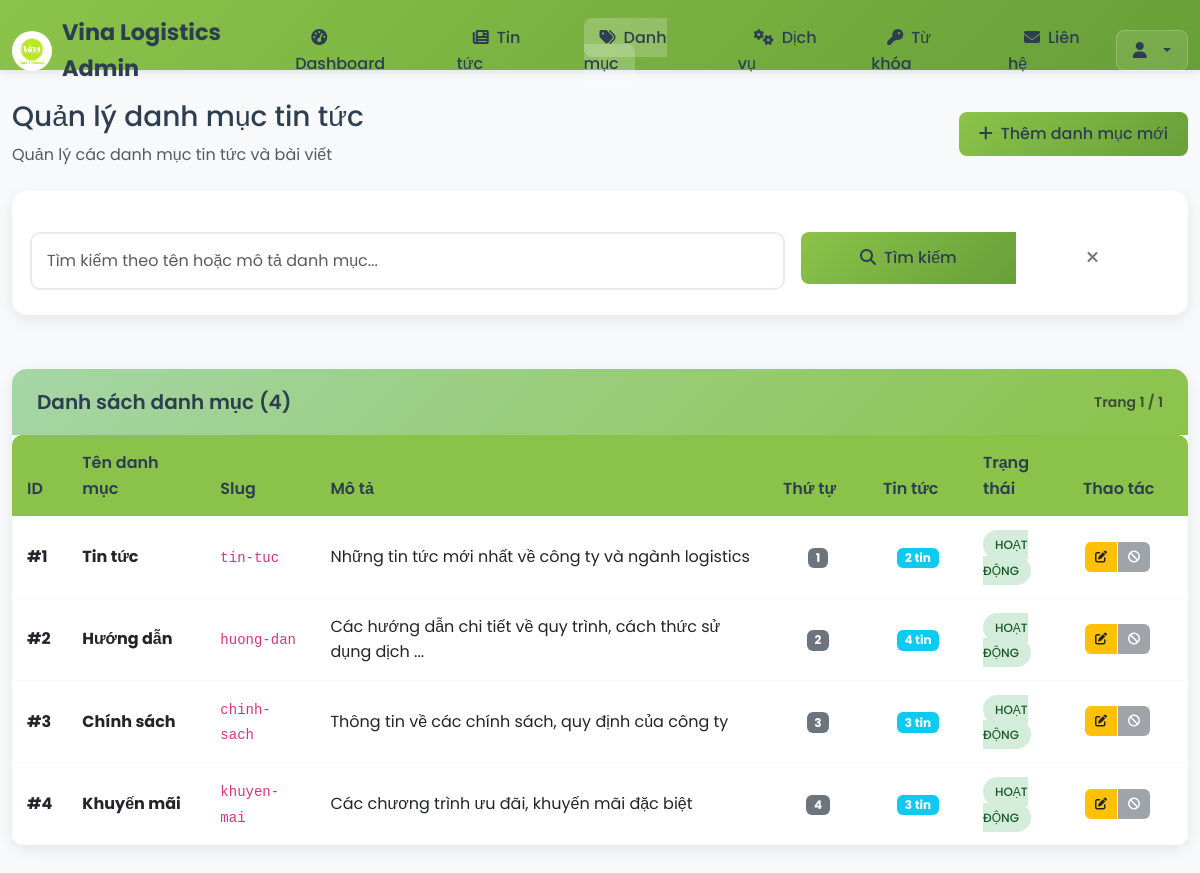
/admin/categories.php (signed in), run on the app's committed database.
### tables this page shows
CREATE TABLE news_categories (
  id int(11) NOT NULL AUTO_INCREMENT,
  name varchar(100) NOT NULL,
  slug varchar(100) NOT NULL UNIQUE,
  description text DEFAULT NULL,
  sort_order int(11) DEFAULT 0,
  status enum('active','inactive') DEFAULT 'active',
  created_at timestamp NOT NULL DEFAULT CURRENT_TIMESTAMP,
  PRIMARY KEY (id),
  INDEX idx_slug (slug),
  INDEX idx_status (status),
  INDEX idx_sort (sort_order)
);

### admin/categories.php (the view, shortened to what this page needs)
<?php
require_once 'config.php';
$page = isset($_GET['page']) ? (int)$_GET['page'] : 1;
$offset = ($page - 1) * ITEMS_PER_PAGE;
$search = $_GET['search'] ?? '';
$whereClause = '';
$params = [];
$countSql = "SELECT COUNT(*) FROM news_categories $whereClause";
$stmt = $pdo->prepare($countSql);
$stmt->execute($params);
$totalItems = $stmt->fetchColumn();
$totalPages = ceil($totalItems / ITEMS_PER_PAGE);
$sql = "SELECT nc.*,
               (SELECT COUNT(*) FROM news WHERE category_id = nc.id) as news_count
        FROM news_categories nc
        $whereClause
        ORDER BY nc.sort_order ASC, nc.name ASC
        LIMIT " . ITEMS_PER_PAGE . " OFFSET $offset";
$stmt = $pdo->prepare($sql);
$stmt->execute($params);
$categories = $stmt->fetchAll(PDO::FETCH_ASSOC);
include 'includes/header.php';
?>
<div class="row mb-4">
    <div class="col-12">
        <div class="d-flex justify-content-between align-items-center">
            <div>
                <h1 class="h3 mb-2">Quản lý danh mục tin tức</h1>
                <p class="text-muted mb-0">Quản lý các danh mục tin tức và bài viết</p>
            </div>
            <a href="categories-add.php" class="btn btn-admin-primary">
                <i class="fas fa-plus me-2"></i>Thêm danh mục mới
            </a>
        </div>
    </div>
</div>
<div class="row mb-4">
    <div class="col-12">
        <div class="admin-card">
            <div class="card-body">
                <form method="GET" class="row g-3">
                    <div class="col-md-8">
                        <input type="text" class="form-control" name="search"
                               placeholder="Tìm kiếm theo tên hoặc mô tả danh mục..."
                               value="<?php echo htmlspecialchars($search); ?>">
                    </div>
                    <div class="col-md-4">
                        <div class="btn-group w-100">
                            <button type="submit" class="btn btn-admin-primary">
                                <i class="fas fa-search me-2"></i>Tìm kiếm
                            </button>
                            <a href="categories.php" class="btn btn-outline-secondary">
                                <i class="fas fa-times"></i>
                            </a>
                        </div>
                    </div>
                </form>
            </div>
        </div>
    </div>
</div>
<div class="row">
    <div class="col-12">
        <div class="admin-card">
            <div class="card-header d-flex justify-content-between align-items-center">
                <h5 class="mb-0">Danh sách danh mục (<?php echo number_format($totalItems); ?>)</h5>
                <small class="text-muted">Trang <?php echo $page; ?> / <?php echo $totalPages; ?></small>
            </div>
            <div class="card-body p-0">
                <?php if ($categories): ?>
                    <div class="table-responsive">
                        <table class="table table-admin mb-0" id="categoriesTable">
                            <thead>
                                <tr>
                                    <th width="50">ID</th>
                                    <th>Tên danh mục</th>
                                    <th>Slug</th>
                                    <th>Mô tả</th>
                                    <th width="100">Thứ tự</th>
                                    <th width="100">Tin tức</th>
                                    <th width="100">Trạng thái</th>
                                    <th width="120">Thao tác</th>
                                </tr>
                            </thead>
                            <tbody>
                                <?php foreach ($categories as $category): ?>
                                    <tr>
                                        <td><strong>#<?php echo $category['id']; ?></strong></td>
                                        <td>
                                            <strong><?php echo htmlspecialchars($category['name']); ?></strong>
                                        </td>
                                        <td>
                                            <code><?php echo htmlspecialchars($category['slug']); ?></code>
                                        </td>
                                        <td>
                                            <?php
                                            $description = htmlspecialchars($category['description']);
                                            echo $description ? (strlen($description) > 80 ? substr($description, 0, 80) . '...' : $description) : '<em class="text-muted">Không có mô tả</em>';
                                            ?>
                                        </td>
                                        <td class="text-center">
                                            <span class="badge bg-secondary"><?php echo $category['sort_order']; ?></span>
                                        </td>
                                        <td class="text-center">
                                            <?php if ($category['news_count'] > 0): ?>
                                                <a href="news.php?category=<?php echo $category['id']; ?>" class="badge bg-info text-decoration-none">
                                                    <?php echo $category['news_count']; ?> tin
                                                </a>
                                            <?php else: ?>
                                                <span class="text-muted">0 tin</span>
                                            <?php endif; ?>
                                        </td>
                                        <td>
                                            <span class="status-badge status-<?php echo $category['status']; ?>">
                                                <?php echo $category['status'] === 'active' ? 'Hoạt động' : 'Ngưng'; ?>
                                            </span>
                                        </td>
                                        <td>
                                            <div class="btn-group btn-group-sm">
                                                <a href="categories-edit.php?id=<?php echo $category['id']; ?>"
                                                   class="btn btn-action btn-action-edit" title="Sửa">
                                                    <i class="fas fa-edit"></i>
                                                </a>
                                                <?php if ($category['news_count'] == 0): ?>
                                                    <form method="POST" class="d-inline" onsubmit="return confirmDelete('Bạn có chắc muốn xóa danh mục này?')">
                                                        <input type="hidden" name="action" value="delete">
                                                        <input type="hidden" name="id" value="<?php echo $category['id']; ?>">
                                                        <button type="submit" class="btn btn-action btn-action-delete" title="Xóa">
                                                            <i class="fas fa-trash"></i>
                                                        </button>
                                                    </form>
                                                <?php else: ?>
                                                    <button type="button" class="btn btn-action btn-secondary"
                                                            title="Không thể xóa - có tin tức đang sử dụng" disabled>
                                                        <i class="fas fa-ban"></i>
                                                    </button>
                                                <?php endif; ?>
                                            </div>
                                        </td>
                                    </tr>
                                <?php endforeach; ?>
                            </tbody>
                        </table>
                    </div>
                <?php endif; ?>
            </div>
        </div>
    </div>
</div>
<?php include 'includes/footer.php'; ?>

### assets/css/style.css (style rules this page uses)
:root { --primary-color: #8bc34a; --primary-dark: #689f38; --primary-light: #a5d6a7; --secondary-color: #2c3e50; --text-dark: #2c3e50; --text-light: #666666; --text-white: #ffffff; --bg-light: #f8f9fa; --bg-white: #ffffff; --border-color: #e9ecef; --shadow: 0 0 20px rgba(139, 195, 74, 0.15); --shadow-hover: 0 5px 30px rgba(139, 195, 74, 0.25); }
* { margin: 0; padding: 0; box-sizing: border-box; }
body { font-family: 'Poppins', sans-serif; font-size: 16px; line-height: 1.6; color: var(--text-dark); background-color: var(--bg-white); }
a { color: var(--primary-color); text-decoration: none; transition: all 0.3s ease; }
h1, h2, h3, h4, h5, h6 { font-weight: 600; line-height: 1.3; margin-bottom: 15px; }
h1 { font-size: 2.5rem; }
h5 { font-size: 1.25rem; }
p { margin-bottom: 15px; color: var(--text-light); }
.btn { display: inline-block; padding: 12px 30px; border-radius: 50px; font-weight: 500; text-align: center; text-decoration: none; transition: all 0.3s ease; border: 2px solid transparent; cursor: pointer; }
.form-control { width: 100%; padding: 15px; border: 2px solid var(--border-color); border-radius: 10px; font-size: 1rem; transition: all 0.3s ease; background: var(--bg-white); }
.row { display: flex; flex-wrap: wrap; margin: 0 -15px; }
.col-12 { flex: 0 0 100%; max-width: 100%; }
.col-12, .col-6, .col-4, .col-3 { padding: 0 15px; }
.text-center { text-align: center; }
.mb-4 { margin-bottom: 2rem; }

### admin/includes/header.php (style rules this page uses)
:root { --primary-color: #8bc34a; --primary-dark: #689f38; --primary-light: #a5d6a7; --secondary-color: #2c3e50; --text-dark: #2c3e50; --text-light: #666666; --bg-light: #f8f9fa; --bg-white: #ffffff; --border-color: #e9ecef; --admin-sidebar: #2c3e50; --admin-sidebar-active: #34495e; }
body { background-color: var(--bg-light); font-family: 'Poppins', sans-serif; }
.admin-card { background: white; border-radius: 15px; box-shadow: 0 5px 15px rgba(0,0,0,0.08); border: none; margin-bottom: 30px; }
.admin-card .card-header { background: linear-gradient(135deg, var(--primary-light) 0%, var(--primary-color) 100%); border: none; border-radius: 15px 15px 0 0 !important; padding: 20px 25px; color: var(--text-dark); font-weight: 600; }
.admin-card .card-body { padding: 25px; }
.btn-admin-primary { background: linear-gradient(135deg, var(--primary-color) 0%, var(--primary-dark) 100%); border: none; color: var(--text-dark); font-weight: 500; padding: 10px 20px; border-radius: 8px; transition: all 0.3s ease; }
.table-admin { background: white; border-radius: 10px; overflow: hidden; box-shadow: 0 3px 10px rgba(0,0,0,0.05); }
.table-admin thead th { background: var(--primary-color); color: var(--text-dark); border: none; font-weight: 600; padding: 15px; }
.table-admin tbody td { border-color: #f8f9fa; padding: 15px; vertical-align: middle; }
.status-badge { padding: 6px 12px; border-radius: 20px; font-size: 12px; font-weight: 500; text-transform: uppercase; }
.status-active { background: #d4edda; color: #155724; }
.btn-action { padding: 6px 10px; margin: 0 2px; border-radius: 6px; border: none; font-size: 12px; cursor: pointer; }
.btn-action-edit { background: #ffc107; color: #212529; }

### data on the page
news_categories: id "1", name "Tin tức", slug "tin-tuc", description "Những tin tức mới nhất về công ty và ngành logistics", sort_order "1", news_count "2", status "HOẠT ĐỘNG"
news_categories: id "2", name "Hướng dẫn", slug "huong-dan", description "Các hướng dẫn chi tiết về quy trình, cách thức sử dụng dịch", sort_order "2", news_count "4", status "HOẠT ĐỘNG"
news_categories: id "3", name "Chính sách", slug "chinh-sach", description "Thông tin về các chính sách, quy định của công ty", sort_order "3", news_count "3", status "HOẠT ĐỘNG"
news_categories: id "4", name "Khuyến mãi", slug "khuyen-mai", description "Các chương trình ưu đãi, khuyến mãi đặc biệt", sort_order "4", news_count "3", status "HOẠT ĐỘNG"

### other printed values
$totalItems "4"
$page "1"
$totalPages "1"
